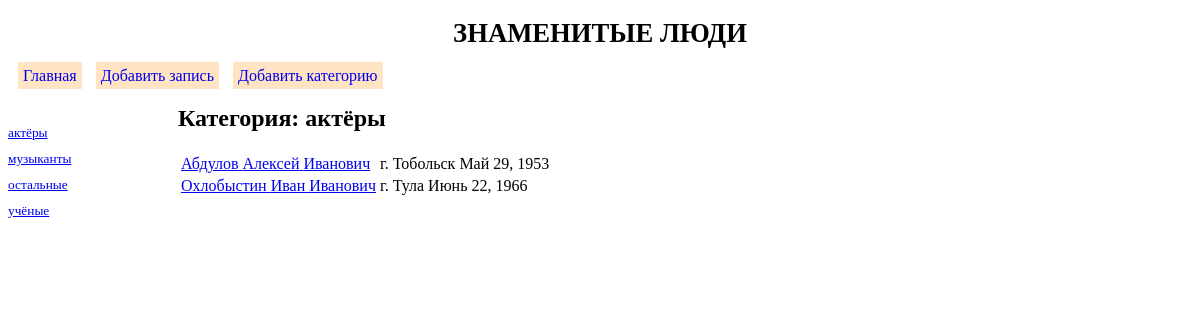
Page /people/4/ on the committed database.
### people/models.py (models this page shows, shortened)
class Category(models.Model):
    name = models.CharField(max_length=100, db_index=True, verbose_name='категория')
    def get_absolute_url(self):
        return '/people/%s/' % self.pk
    class Meta:
        verbose_name_plural = 'Категории'
        verbose_name = 'категорию'
        ordering = ['name']

class ListPeople(models.Model):
    fam = models.CharField(max_length=50, verbose_name='Фамилия')
    name = models.CharField(max_length=50, verbose_name='Имя')
    ot = models.CharField(max_length=50, verbose_name='Отчество')
    addr = models.CharField(max_length=100, verbose_name='Адрес')
    birthday = models.DateField(null=True, blank=True, verbose_name='День рождения')
    note = models.TextField(null=True, blank=True, verbose_name='Заметки')
    category = models.ForeignKey('Category', null=True, on_delete=models.PROTECT, verbose_name='категория')
    class Meta:
        verbose_name_plural = 'Адресная книга'
        verbose_name = 'Запись адресной книги'
        ordering = ['fam']
    def get_absolute_url(self):
        return '/people/people/%s' % self.pk

### people/views.py (the view)
# urls.py: path('<int:category_id>/', by_category, name='by_category'),
def by_category(request, category_id):
    categories = Category.objects.all()
    current_category = Category.objects.get(pk=category_id)
    lp = current_category.listpeople_set.all()
    context = {'lp': lp, 'categories': categories, 'current_category': current_category}
    return render(request, 'people/by_category.html', context)

### people/templates/people/by_category.html (shortened to what this page needs)
{% extends 'layout/basic.html' %}
{% block content %}
<h2>Категория: {{ current_category.name }} </h2>
<table>
    {% for lp_temp in lp %}
    <tr>
        <td>
            <a href="{{ lp_temp.get_absolute_url }}">{{ lp_temp.fam }}&nbsp{{ lp_temp.name }}&nbsp{{ lp_temp.ot }}</a>
        </td>
        <td>{{ lp_temp.addr }}&nbsp{{ lp_temp.birthday }}</td>
    </tr>
    {% endfor %}
</table>
{% endblock %}

### people/templates/layout/basic.html (shortened to what this page needs)
{% load static %}
<!DOCTYPE html>
<html lang="en">
    <head>
        <link rel="stylesheet" type="text/css" href="{% static 'people/style.css' %}">
    </head>
    <body>
        <header>
            <h1> Знаменитые люди </h1>
        </header>
        <ul>
            <li><a href="{% url 'index' %}">Главная</a></li>
            <li><a href="{% url 'add' %}">Добавить запись</a></li>
            <li><a href="{% url 'create_category' %}">Добавить категорию</a></li>
        </ul>
        <nav>
            {% for category in categories %}
            <a href="{{ category.get_absolute_url }}">{{ category.name }}</a>
            {% endfor %}
        </nav>
        <section>
        {% block content %}
        {% endblock %}
        </section>
    </body>
</html>

### people/static/people/style.css (style rules this page uses)
header h1 { font-size: 20pt; text-transform: uppercase; text-align: center; }
nav { font-size: 10pt; width: 150px; float: left; padding-top: 30px; }
nav a { display: block; margin: 10px 0px; }
section { margin-left: 170px; }
ul { list-style: none; margin: 0px; padding-left: 0px; }
ul a { text-decoration: none; }
ul li { display: inline; width: 200px; background: #FFE4C4; margin-left: 10px; padding: 5px; }

### rows in the picture
Category: name "актёры"
Category: name "музыканты"
Category: name "остальные"
Category: name "учёные"
ListPeople: fam "Абдулов", name "Алексей", ot "Иванович", addr "г. Тобольск", birthday "Май 29, 1953"
ListPeople: fam "Охлобыстин", name "Иван", ot "Иванович", addr "г. Тула", birthday "Июнь 22, 1966"
